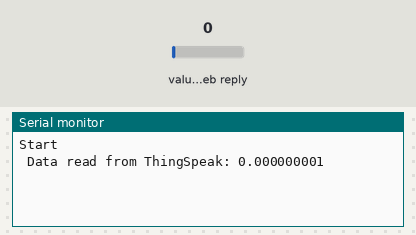
Bench run of a sketch on a simulated ESP32. Parts: the last lines printed to the serial monitor. The inputs (shaded band) are chosen by the test bench; at power-on: value in the web reply 0. WiFi joins after 1.5 s; servers stay silent unless stated; web services answer with replies made up by the test bench.

Above: at 18.0 s.
18.1 s: value in the web reply set to 75
At 19.2 s:
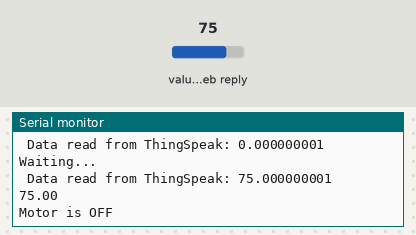
32.0 s: value in the web reply set to 2
At 34.4 s:
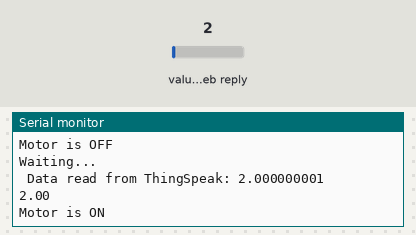
Timing chart, 0 to 35.9 s (numbered marks = the images above; inputs shaded):
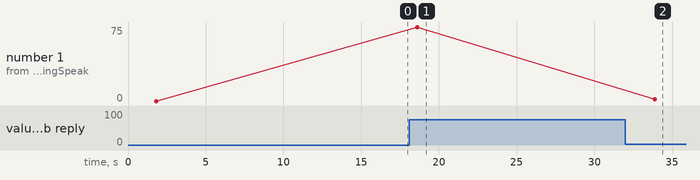

The sketch:

RTOS_EN20416362_water_supply_system.ino
```cpp
#include <ThingSpeak.h>
#include <WiFi.h>

#define RELAY_PIN 5


const char* ssid = "En20416362";
const char* password = "wifi12345";

// ThingSpeak information
char* server = "api.thingspeak.com";
unsigned long channelID = 1709287;
char* readAPIKey = "9JIL6QCWWX7VVF1Y";
unsigned int dataFieldOne = 1;

// This constant is device specific..
float Const_val = 2.25E-02;
WiFiClient client; //will be used by the thingspeak library to make the http request

float readTSData( long TSChannel, unsigned int TSField ) {
    float data =  ThingSpeak.readFloatField( TSChannel, TSField, readAPIKey );
    Serial.println( " Data read from ThingSpeak: " + String( data, 9 ) );
    return data;
}
void cloud_read( void * pvParameters ){

  for(;;){
    vTaskDelay(15000/portTICK_PERIOD_MS);
    Serial.println("Waiting...");
    //reading data from thing speak

  Const_val = readTSData( channelID, dataFieldOne );
  Serial.println(Const_val);

    if (Const_val < 50){
    digitalWrite(RELAY_PIN, LOW); // turn on pump 4 seconds
    Serial.println("Motor is ON");

    }else if(Const_val > 50){
    digitalWrite(RELAY_PIN, HIGH);  // turn off pump 4 seconds
    Serial.println("Motor is OFF");
    }
  }
}

QueueHandle_t xQueue;

void setup() {
  Serial.begin(9600);
  Serial.println("Start");
  WiFi.begin(ssid, password);

  while (WiFi.status() != WL_CONNECTED) {
    vTaskDelay(500/portTICK_PERIOD_MS);
  }
  ThingSpeak.begin(client);

  // Read the constants at startup.
  Const_val = readTSData(channelID, dataFieldOne);
  vTaskDelay(1500/portTICK_PERIOD_MS);


  xQueue = xQueueCreate (8, sizeof(int));
      if(xQueue !=NULL){
        xTaskCreatePinnedToCore(cloud_read, "cloudread", 1024,NULL,1,NULL,0);
        vTaskStartScheduler();
      }else{
        Serial.println("Queue has not been created");
      }
}

void loop() {

}
```

Measured:
- after the input at 18.1 s, the serial monitor: prints a new line after 0.50 s (image 1)
- after the input at 32.0 s, the serial monitor: prints a new line after 1.9 s (image 2)
- plotted number 1: 0 → 75 after the input at 18.1 s, 75 → 2 after the input at 32.0 s
